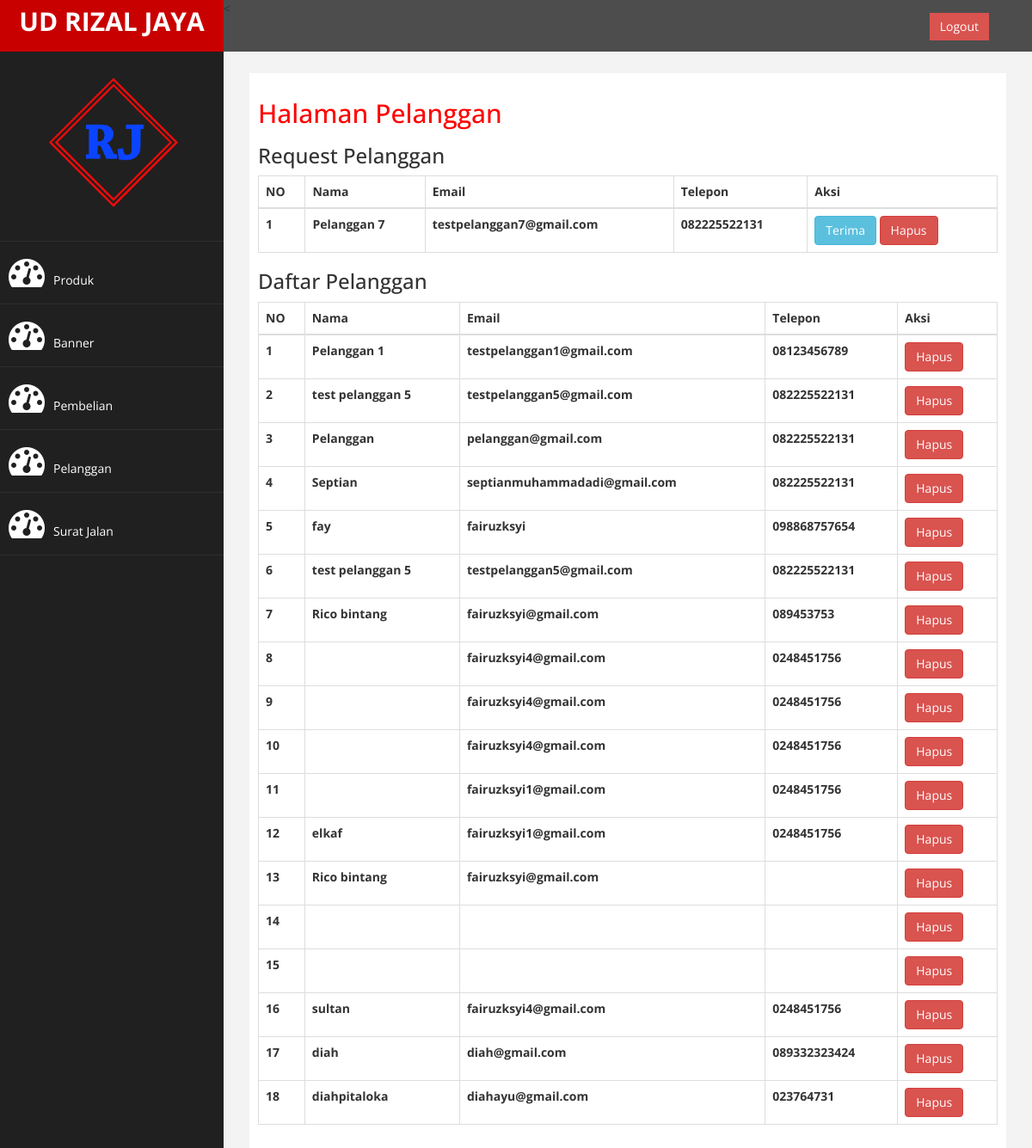
Page /admin/index.php?halaman=pelanggan (signed in) on the committed database.
### tables this page shows
CREATE TABLE `request_pelanggan` (
  `id_pelanggan` int(11) NOT NULL,
  `email_pelanggan` varchar(50) NOT NULL,
  `password_pelanggan` varchar(50) NOT NULL,
  `nama_pelanggan` varchar(100) NOT NULL,
  `telp_pelanggan` varchar(20) NOT NULL
);

CREATE TABLE `pelanggan` (
  `id_pelanggan` int(11) NOT NULL,
  `email_pelanggan` varchar(50) NOT NULL,
  `password_pelanggan` varchar(50) NOT NULL,
  `nama_pelanggan` varchar(100) NOT NULL,
  `telp_pelanggan` varchar(20) NOT NULL
);

### admin/halaman/pelanggan.php (the view, shortened to what this page needs)
<h2>Halaman Pelanggan</h2>
<h3>Request Pelanggan</h3>
<table class="table table-bordered">
	<thead>
		<tr>
			<th>NO</th>
			<th>Nama</th>
			<th>Email</th>
			<th>Telepon</th>
			<th>Aksi</th>
		</tr>
	</thead>
	<tbody>
		<?php $nomor=1; ?>
		<?php $ambil=$koneksi->query("SELECT * FROM request_pelanggan"); ?>
		<?php while ($pecah = $ambil->fetch_assoc()){ ?>
		<tr>
			<th><?php echo $nomor; ?></th>
			<th><?php echo $pecah['nama_pelanggan']; ?></th>
			<th><?php echo $pecah['email_pelanggan']; ?></th>
			<th><?php echo $pecah['telp_pelanggan']; ?></th>
			<th>
				<a href="index.php?halaman=terima_requestpelanggan&id=<?php echo $pecah['id_pelanggan']; ?>" class="btn btn-info">Terima</a>
				<a href="index.php?halaman=hapus_requestpelanggan&id=<?php echo $pecah['id_pelanggan']; ?>" class="btn btn-danger">Hapus</a>
			</th>
		</tr>
		<?php $nomor++ ?>
	<?php } ?>
	</tbody>
</table>
<h3>Daftar Pelanggan</h3>
<table class="table table-bordered">
	<thead>
		<tr>
			<th>NO</th>
			<th>Nama</th>
			<th>Email</th>
			<th>Telepon</th>
			<th>Aksi</th>
		</tr>
	</thead>
	<tbody>
		<?php $nomor=1; ?>
		<?php $ambil=$koneksi->query("SELECT * FROM pelanggan"); ?>
		<?php while ($pecah = $ambil->fetch_assoc()){ ?>
		<tr>
			<th><?php echo $nomor; ?></th>
			<th><?php echo $pecah['nama_pelanggan']; ?></th>
			<th><?php echo $pecah['email_pelanggan']; ?></th>
			<th><?php echo $pecah['telp_pelanggan']; ?></th>
			<th>
				<a href="index.php?halaman=hapuspelanggan&id=<?php echo $pecah['id_pelanggan']; ?>" class="btn btn-danger">Hapus</a>
			</th>
		</tr>
		<?php $nomor++ ?>
	<?php } ?>
	</tbody>
</table>

### admin/assets/css/custom.css (style rules this page uses)
body { font-family: 'Open Sans', sans-serif; }
h2 { color: #f00; }

### rows in the picture
request_pelanggan: nama_pelanggan "Pelanggan 7", email_pelanggan "testpelanggan7@gmail.com", telp_pelanggan "082225522131"
pelanggan: nama_pelanggan "Pelanggan 1", email_pelanggan "testpelanggan1@gmail.com", telp_pelanggan "08123456789"
pelanggan: nama_pelanggan "test pelanggan 5", email_pelanggan "testpelanggan5@gmail.com", telp_pelanggan "082225522131"
pelanggan: nama_pelanggan "Pelanggan", email_pelanggan "pelanggan@gmail.com", telp_pelanggan "082225522131"
pelanggan: nama_pelanggan "Septian", email_pelanggan "septianmuhammadadi@gmail.com", telp_pelanggan "082225522131"
pelanggan: nama_pelanggan "fay", email_pelanggan "fairuzksyi", telp_pelanggan "098868757654"
pelanggan: nama_pelanggan "test pelanggan 5", email_pelanggan "testpelanggan5@gmail.com", telp_pelanggan "082225522131"
pelanggan: nama_pelanggan "Rico bintang", email_pelanggan "fairuzksyi@gmail.com", telp_pelanggan "089453753"
pelanggan: email_pelanggan "fairuzksyi4@gmail.com", telp_pelanggan "0248451756"
pelanggan: email_pelanggan "fairuzksyi4@gmail.com", telp_pelanggan "0248451756"
pelanggan: email_pelanggan "fairuzksyi4@gmail.com", telp_pelanggan "0248451756"
pelanggan: email_pelanggan "fairuzksyi1@gmail.com", telp_pelanggan "0248451756"
pelanggan: nama_pelanggan "elkaf", email_pelanggan "fairuzksyi1@gmail.com", telp_pelanggan "0248451756"
pelanggan: nama_pelanggan "Rico bintang", email_pelanggan "fairuzksyi@gmail.com"
pelanggan: nama_pelanggan "sultan", email_pelanggan "fairuzksyi4@gmail.com", telp_pelanggan "0248451756"
pelanggan: nama_pelanggan "diah", email_pelanggan "diah@gmail.com", telp_pelanggan "089332323424"
pelanggan: nama_pelanggan "diahpitaloka", email_pelanggan "diahayu@gmail.com", telp_pelanggan "023764731"
